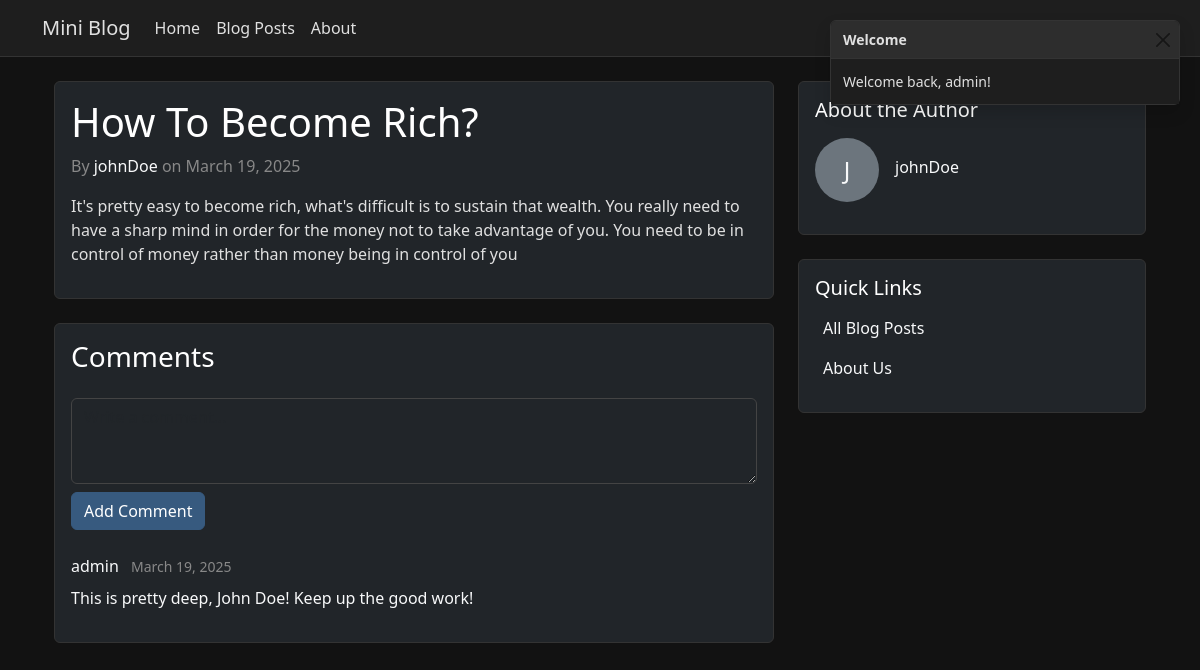
Screenshot of /blog/1/ (signed in) with the database file from the repository.
### app/models.py (models this page shows, shortened)
class BlogPost(models.Model):
    title = models.CharField(max_length=200)
    content = models.TextField()
    author = models.ForeignKey(User, on_delete=models.CASCADE, related_name='blog_posts')
    created_at = models.DateTimeField(auto_now_add=True)
    updated_at = models.DateTimeField(auto_now=True)
    class Meta:
        ordering = ['-created_at']

class User(AbstractUser):
    bio = models.TextField(max_length=500, blank=True)
    location = models.CharField(max_length=100, blank=True)
    website = models.URLField(max_length=200, blank=True)
    profile_picture = models.ImageField(upload_to='profile_pics/', null=True, blank=True)
    created_at = models.DateTimeField(auto_now_add=True)
    updated_at = models.DateTimeField(auto_now=True)

class Comment(models.Model):
    content = models.TextField()
    author = models.ForeignKey(User, on_delete=models.CASCADE, related_name='comments')
    post = models.ForeignKey(BlogPost, on_delete=models.CASCADE, related_name='comments')
    created_at = models.DateTimeField(auto_now_add=True)
    updated_at = models.DateTimeField(auto_now=True)
    class Meta:
        ordering = ['created_at']

### app/views.py (the view)
# urls.py: path('blog/<int:post_id>/', views.blog_detail, name='blog_detail'),
def blog_detail(request, post_id):
    post = get_object_or_404(BlogPost, id=post_id)
    comments = post.comments.all()  # Comments are already ordered by created_at due to model Meta
    return render(request, 'blog_detail.html', {
        'post': post,
        'comments': comments
    })

### app/auth_backend.py (called while the page is built)
    def get_user(self, user_id):
        try:
            return User.objects.get(pk=user_id)
        except User.DoesNotExist:
            return None

### app/templates/blog_detail.html (shortened to what this page needs)
{% extends 'base.html' %}
{% block content %}
<div class="container mt-4">
    <div class="row">
        <div class="col-md-8">
            <div class="card bg-dark text-light mb-4">
                <div class="card-body">
                    <h1 class="card-title">{{ post.title }}</h1>
                    <div class="text-muted mb-3">
                        By <a href="{% url 'blogger_detail' post.author.id %}" class="text-light">{{ post.author.username }}</a>
                        on {{ post.created_at|date:"F j, Y" }}
                    </div>
                    <div class="card-text">
                        {{ post.content|linebreaks }}
                    </div>
                </div>
            </div>
            <div class="card bg-dark text-light">
                <div class="card-body">
                    <h3 class="card-title mb-4">Comments</h3>
                    {% if user.is_authenticated %}
                    <form method="post" action="{% url 'add_comment' post.id %}" class="mb-4">
                        <div class="form-group">
                            <textarea name="content" class="form-control bg-dark text-light" rows="3" placeholder="Write a comment..." required></textarea>
                        </div>
                        <button type="submit" class="btn btn-primary mt-2">Add Comment</button>
                    </form>
                    {% else %}
                    <p class="text-muted">Please <a href="{% url 'login' %}" class="text-light">login</a> to leave a comment.</p>
                    {% endif %}
                    {% if comments %}
                        {% for comment in comments %}
                        <div class="comment mb-3">
                            <div class="d-flex justify-content-between align-items-center mb-2">
                                <div>
                                    <a href="{% url 'blogger_detail' comment.author.id %}" class="text-light">{{ comment.author.username }}</a>
                                    <small class="text-muted ms-2">{{ comment.created_at|date:"F j, Y" }}</small>
                                </div>
                            </div>
                            <p class="mb-0">{{ comment.content|linebreaks }}</p>
                        </div>
                        {% endfor %}
                    {% else %}
                        <p class="text-muted">No comments yet. Be the first to comment!</p>
                    {% endif %}
                </div>
            </div>
        </div>
        <div class="col-md-4">
            <div class="card bg-dark text-light mb-4">
                <div class="card-body">
                    <h5 class="card-title mb-3">About the Author</h5>
                    <div class="d-flex align-items-center mb-3">
                        {% if post.author.profile_picture %}
                            <img src="{{ post.author.profile_picture.url }}" alt="{{ post.author.username }}" class="rounded-circle me-3" style="width: 64px; height: 64px; object-fit: cover;">
                        {% else %}
                            <div class="rounded-circle bg-secondary me-3 d-flex align-items-center justify-content-center" style="width: 64px; height: 64px;">
                                <span class="h4 mb-0">{{ post.author.username|first|upper }}</span>
                            </div>
                        {% endif %}
                        <div>
                            <h6 class="mb-1"><a href="{% url 'blogger_detail' post.author.id %}" class="text-light">{{ post.author.username }}</a></h6>
                        </div>
                    </div>
                </div>
            </div>
            <div class="card bg-dark text-light">
                <div class="card-body">
                    <h5 class="card-title mb-3">Quick Links</h5>
                    <ul class="list-unstyled mb-0">
                        <li class="mb-3">
                            <a href="{% url 'blog_list' %}" class="text-light text-decoration-none">
                                All Blog Posts
                            </a>
                        </li>
                        <li class="mb-3">
                            <a href="{% url 'about' %}" class="text-light text-decoration-none">
                                About Us
                            </a>
                        </li>
                    </ul>
                </div>
            </div>
        </div>
    </div>
</div>
{% endblock %}

### app/templates/base.html (shortened to what this page needs)
<!DOCTYPE html>
<html lang="en">
<head>
    <link href="https://cdn.jsdelivr.net/npm/bootstrap@5.3.0/dist/css/bootstrap.min.css" rel="stylesheet">
</head>
<body>
    <nav class="navbar navbar-expand-lg">
        <div class="container">
            <a class="navbar-brand" href="{% url 'home' %}">Mini Blog</a>
            <div class="collapse navbar-collapse" id="navbarNav">
                <ul class="navbar-nav me-auto">
                    <li class="nav-item">
                        <a class="nav-link {% if request.resolver_match.url_name == 'home' %}active{% endif %}" href="{% url 'home' %}">
                            Home
                        </a>
                    </li>
                    <li class="nav-item">
                        <a class="nav-link {% if request.resolver_match.url_name == 'blog_list' %}active{% endif %}" href="{% url 'blog_list' %}">
                            Blog Posts
                        </a>
                    </li>
                    <li class="nav-item">
                        <a class="nav-link {% if request.resolver_match.url_name == 'about' %}active{% endif %}" href="{% url 'about' %}">
                            About
                        </a>
                    </li>
                </ul>
                <ul class="navbar-nav">
                    {% if user.is_authenticated %}
                        <li class="nav-item">
                            <a class="nav-link" href="{% url 'logout' %}">Logout</a>
                        </li>
                    {% endif %}
                </ul>
            </div>
        </div>
    </nav>
    <main class="container mt-4">
        {% block content %}
        {% endblock %}
    </main>
    <div class="toast-container">
        <div class="toast" role="alert" aria-live="assertive" aria-atomic="true" id="welcomeToast">
            <div class="toast-header">
                <strong class="me-auto">Welcome</strong>
                <button type="button" class="btn-close" data-bs-dismiss="toast" aria-label="Close"></button>
            </div>
            <div class="toast-body">
                Welcome back, {{ user.username }}!
            </div>
        </div>
    </div>
</body>
</html>

### app/templates/base.html (style rules this page uses)
body { background-color: #121212; color: #e0e0e0; }
.navbar { background-color: #1e1e1e !important; border-bottom: 1px solid #333; }
.navbar-brand, .nav-link { color: #e0e0e0 !important; }
.card { background-color: #1e1e1e; border: 1px solid #333; }
.card-title { color: #ffffff; }
.card-text { color: #e0e0e0; }
.text-muted { color: #888 !important; }
.btn-primary { background-color: #375a7f; border-color: #375a7f; }
.form-control { background-color: #2d2d2d; border-color: #444; color: #e0e0e0; }
a { color: #375a7f; text-decoration: none; }
.toast-container { position: fixed; top: 20px; right: 20px; z-index: 1050; }
.toast { background-color: #1e1e1e; border: 1px solid #333; color: #e0e0e0; }
.toast-header { background-color: #2d2d2d; border-bottom: 1px solid #333; color: #e0e0e0; }
.toast-body { background-color: #1e1e1e; color: #e0e0e0; }

### rows the page displays
BlogPost: title "How To Become Rich?", author.username "johnDoe", created_at "March 19, 2025", content "It's pretty easy to become rich, what's difficult is to sustain that wealth. You really need to have a sharp mind in order for the money not to take advantage of you. You need to be in control of money rather than money being in control of you", author.username|first "J"
Comment: author.username "admin", created_at "March 19, 2025", content "This is pretty deep, John Doe! Keep up the good work!"
User: username "admin"
